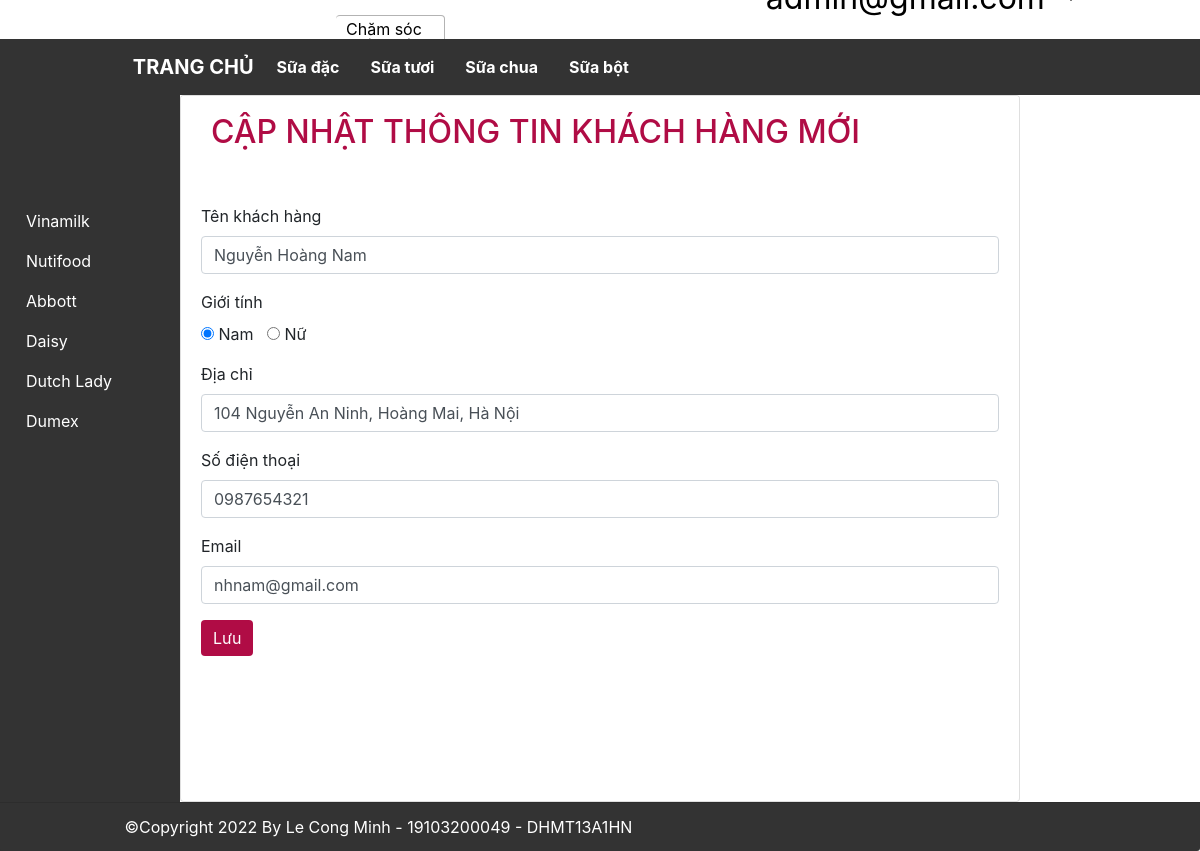
/index.php?action=edit_cu&id=2 (signed in), run on the app's committed database.
### tables this page shows
CREATE TABLE `categories` (
  `category_id` INT(5) NOT NULL AUTO_INCREMENT,
  `category_name` VARCHAR(50) NULL COLLATE 'utf8mb4_unicode_ci',
  PRIMARY KEY (`category_id`))
COLLATE='utf8mb4_unicode_ci';

CREATE TABLE `brands` (
  `brand_id` INT(5) NOT NULL AUTO_INCREMENT,
  `brand_name` VARCHAR(50) NULL COLLATE 'utf8mb4_unicode_ci',
  PRIMARY KEY (`brand_id`))
COLLATE='utf8mb4_unicode_ci';

CREATE TABLE `customers` (
  `customer_id` INT(5) NOT NULL AUTO_INCREMENT,
  `customer_name` VARCHAR(50) NULL COLLATE 'utf8mb4_unicode_ci',
  `gender` INT(1) NOT NULL DEFAULT 0,
  `address` VARCHAR(200) NULL COLLATE 'utf8mb4_unicode_ci',
  `phone` VARCHAR(15) NULL,
  `email` VARCHAR(100) NULL,
  PRIMARY KEY (`customer_id`))
COLLATE='utf8mb4_unicode_ci';

### models/Connect.php (called while the page is built, shortened)
<?php
class Connect
{
    private $host = 'localhost';
    private $user = 'root';
    private $pass = '';
    private $database = 'ql_ban_sua';
    public function connectDB()
    {
        $connect = mysqli_connect($this->host, $this->user, $this->pass, $this->database);
        mysqli_set_charset($connect, 'utf8');
        return $connect;
    }
    public function excuteQuery($sql)
    {
        $connect = $this->connectDB();
        $result = mysqli_query($connect, $sql);
        return $result;
    }
}

### models/Category.php (called while the page is built, shortened)
<?php
require_once 'models/Connect.php';
require 'models/CategoryObject.php';
class Category
{
    public function all()
    {
        $sql = "select * from categories";
        $result = (new Connect())->excuteQuery($sql);
        $arr = [];
        foreach ($result as $each) {
            $object = new CategoryObject($each);
            $arr[] = $object;
        }
        return $arr;
    }
}

### models/CategoryObject.php (called while the page is built, shortened)
<?php
class CategoryObject
{
    private int $categoryId;
    private string $categoryName;
    public function getCategoryId()
    {
        return $this->categoryId;
    }
    public function getCategoryName()
    {
        return $this->categoryName;
    }
    public function __construct($each)
    {
        $this->categoryId = $each['category_id'] ?? -1;
        $this->categoryName = $each['category_name'];
    }
}

### models/Brand.php (called while the page is built, shortened)
<?php
require_once 'models/Connect.php';
require 'models/BrandObject.php';
class Brand
{
    public function all()
    {
        $sql = "select * from brands";
        $result = (new Connect())->excuteQuery($sql);
        $arr = [];
        foreach ($result as $each) {
            $object = new BrandObject($each);
            $arr[] = $object;
        }
        return $arr;
    }
}

### models/BrandObject.php (called while the page is built, shortened)
<?php
class BrandObject
{
    private int $brandId;
    private string $brandName;
    public function getBrandId()
    {
        return $this->brandId;
    }
    public function getBrandName()
    {
        return $this->brandName;
    }
    public function __construct($each)
    {
        $this->brandId = $each['brand_id'] ?? -1;
        $this->brandName = $each['brand_name'];
    }
}

### models/Customer.php (called while the page is built, shortened)
<?php
require_once 'models/Connect.php';
require 'models/CustomerObject.php';
class Customer
{
    public function find($id): object
    {
        $sql = "select * from customers where customer_id = $id";
        $result = (new Connect())->excuteQuery($sql);
        $each = mysqli_fetch_array($result);
        return new CustomerObject($each);
    }
}

### models/CustomerObject.php (called while the page is built, shortened)
<?php
class CustomerObject
{
    private string $customerName;
    private int $gender;
    private string $address;
    private string $phone;
    private string $email;
    public function getCustomerName()
    {
        return $this->customerName;
    }
    public function getGender()
    {
        return $this->gender;
    }
    public function getAddress()
    {
        return $this->address;
    }
    public function getPhone()
    {
        return $this->phone;
    }
    public function getEmail()
    {
        return $this->email;
    }
    public function __construct($each)
    {
        $this->customerName = $each['customer_name'];
        $this->gender = $each['gender'] ?? 0;
        $this->address = $each['address'];
        $this->phone = $each['phone'];
        $this->email = $each['email'];
    }
}

### views/customer/update.php (the view, shortened to what this page needs)
<div class="container-fluid">
    <div class="card">
        <div class="card-header">
            <h2>Cập nhật thông tin khách hàng mới</h2>
        </div>
        <div class="card-body">
            <form action="?action=update_cu" method="post" enctype="multipart/form-data">
                <div class="form-group">
                    <label for="">Tên khách hàng</label>
                    <input type="text" name="customer_name" class="form-control" value="<?php echo $each->getCustomerName(); ?>" required>
                </div>
                <div class="form-group">
                    <label for="">Giới tính</label><br>
                    <input type="radio" name="gender" value="0" <?php echo $each->getGender() === 0 ? "checked" : ""; ?> required>&nbsp;Nam&nbsp;&nbsp;
                    <input type="radio" name="gender" value="1" <?php echo $each->getGender() === 1 ? "checked" : ""; ?>>&nbsp;Nữ
                </div>
                <div class="form-group">
                    <label for="">Địa chỉ</label>
                    <input type="text" name="address" class="form-control" value="<?php echo $each->getAddress(); ?>" required>
                </div>
                <div class="form-group">
                    <label for="">Số điện thoại</label>
                    <input type="tel" name="phone" class="form-control" value="<?php echo $each->getPhone(); ?>" required>
                </div>
                <div class="form-group">
                    <label for="">Email</label>
                    <input type="email" name="email" class="form-control" value="<?php echo $each->getEmail(); ?>" required>
                </div>
                <button type="submit" name="sbm" class="btn btn-primary">Lưu</button>
            </form>
        </div>
    </div>
</div>

### views/Header.php (shortened to what this page needs)
<?php
require_once 'models/Category.php';
$categoryArr = (new Category())->all();
$brand = $_GET['brand'] ?? '';
$user = isset($_SESSION['email']) ?  $_SESSION['email'] : [];
?>
<div class="user_option_box">
    <div class="logo">
        <a href="index.php"><img src="https://media.bibomart.com.vn/media/logo/stores/1/logo-bbm.jpg.jpg" alt=""></a>
        <div class="change-area">
            <a class="ct-area">
                <span>Chăm sóc</br>khách hàng</span>
            </a>
        </div>
    </div>
    <a class="account">
        <?php if (isset($user['email'])) { ?>
            <li class="dropdown">
                <a href="#" class="dropdown-toggle" data-toggle="dropdown"><img src="https://hasaki.vn/images/graphics/icon_header_2.svg" alt=""><?php echo $user['email']; ?> <b class="caret"></b></a>
            </li>
        <?php } else { ?>
            <a href="index.php?action=login" class="account-link"><img src="https://hasaki.vn/images/graphics/icon_header_2.svg" alt=""><button type="submit" name="sbm" class="btn btn-login btn-primary">Đăng nhập</button><b class="caret"></b></a>
        <?php } ?>
    </a>
</div>
<nav id="navbar_top" class="navbar navbar-expand-sm navbar-dark" style="background-color: #333; z-index: 100;">
    <div class="nav-container">
        <a class="navbar-brand" href="index.php">TRANG CHỦ</a>
        <div class="collapse navbar-collapse" id="collapsibleNavId">
            <ul class="navbar-nav mr-auto mt-2 mt-lg-0">
                <?php foreach ($categoryArr as $each) : ?>
                    <li class="nav-item active">
                        <a class="nav-link" href="<?php echo "?category=" . $each->getCategoryId() . ($brand ? "&brand=$brand" : ""); ?>"><?php echo $each->getCategoryName(); ?></a>
                    </li>
                <?php endforeach; ?>
            </ul>
        </div>
    </div>
</nav>

### views/Navbar.php
<?php
require_once 'models/Brand.php';
$BrandArr = (new Brand())->all();
$category = $_GET['category'] ?? '';
?>
<ul class="nav-ul" id="nav-left">
    <?php foreach ($BrandArr as $each) : ?>
        <li class="nav-li">
            <div class="nav-box">
                <a class="nav-link" href="?<?php echo ($category ? "category=$category&" : "") . "brand=" . $each->getBrandId(); ?>"><?php echo $each->getBrandName(); ?></a>
            </div>
        </li>
    <?php endforeach; ?>
</ul>

### css/index.css (style rules this page uses)
:root { --main-color: #b00c45; }
.logo>a { width: 20%; }
.card-body { min-height: 77.1vh; }
a.dropdown-toggle { position: absolute; top: -65px; right: 10%; text-align: right; color: #000; font-size: xx-large; text-decoration: none; }
.logo, .logo:hover { padding-left: 10%; padding-top: 10px; text-decoration: none; display: flex; }
.card-header { background-color: #fff; text-align: left; position: relative; border: 0; padding-bottom: 20px; }
#title, h2 { font-weight: 500; display: inline-block; color: var(--main-color); padding: 5px 0; padding-left: 10px; text-transform: uppercase; }
div.container-fluid { padding: 0; }
div.change-area { margin: 5px 5px 0 10px; position: relative; cursor: pointer; width: 200px; }
a.ct-area, a.ct-area:hover { margin-left: -10px; position: absolute; border-radius: 4px; padding: 5px 10px; color: black; text-decoration: none; border: rgb(179, 179, 179) thin solid; height: fit-content; border-left: none; }
a.ct-area span { display: block; position: relative; line-height: 1; }
.btn-primary, .btn-primary:hover { background-color: var(--main-color); border: var(--main-color); }
.dropdown { list-style-type: none }
.nav-container { width: 80%; margin: 0 auto; display: flex; }
.navbar-brand, .active { font-weight: bold; margin-right: 15px; }
.nav-li { list-style-type: none; z-index: 1000; }
.nav-box { border: none; }
.nav-link, .nav-link:hover { color: #fff; }
.nav-ul { margin: 10px 0 0 0; padding-bottom: 50px; padding-left: 10px; height: 100vh; background-color: #333; position: fixed; width: 15%; left: 0; bottom: 0; z-index: -1; padding-top: 150px; }

### data on the page
categories: category_name "Sữa đặc"
categories: category_name "Sữa tươi"
categories: category_name "Sữa chua"
categories: category_name "Sữa bột"
brands: brand_name "Vinamilk"
brands: brand_name "Nutifood"
brands: brand_name "Abbott"
brands: brand_name "Daisy"
brands: brand_name "Dutch Lady"
brands: brand_name "Dumex"
customers: customer_name "Nguyễn Hoàng Nam", gender "☑", address "104 Nguyễn An Ninh, Hoàng Mai, Hà Nội", phone "0987654321", email "nhnam@gmail.com"
